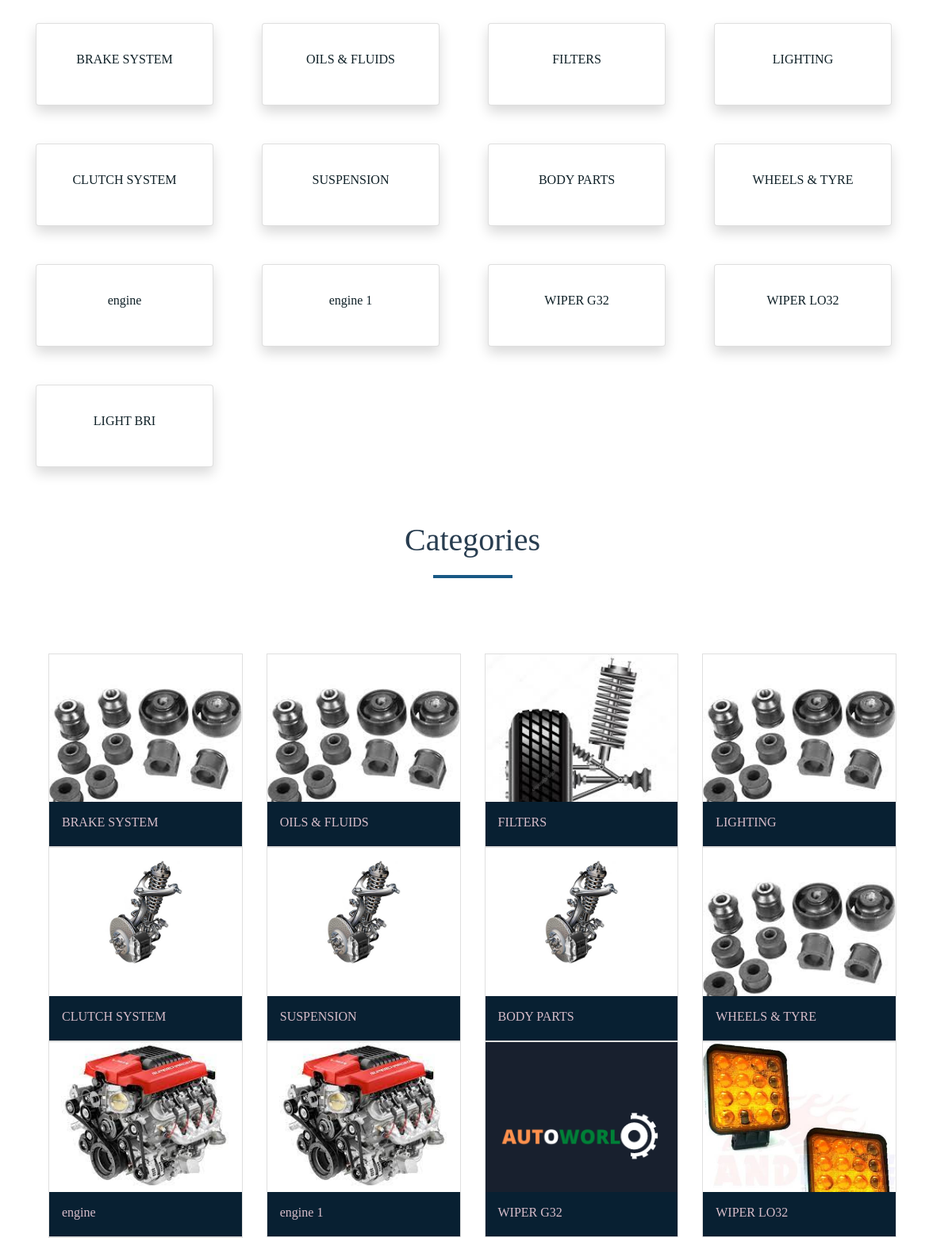
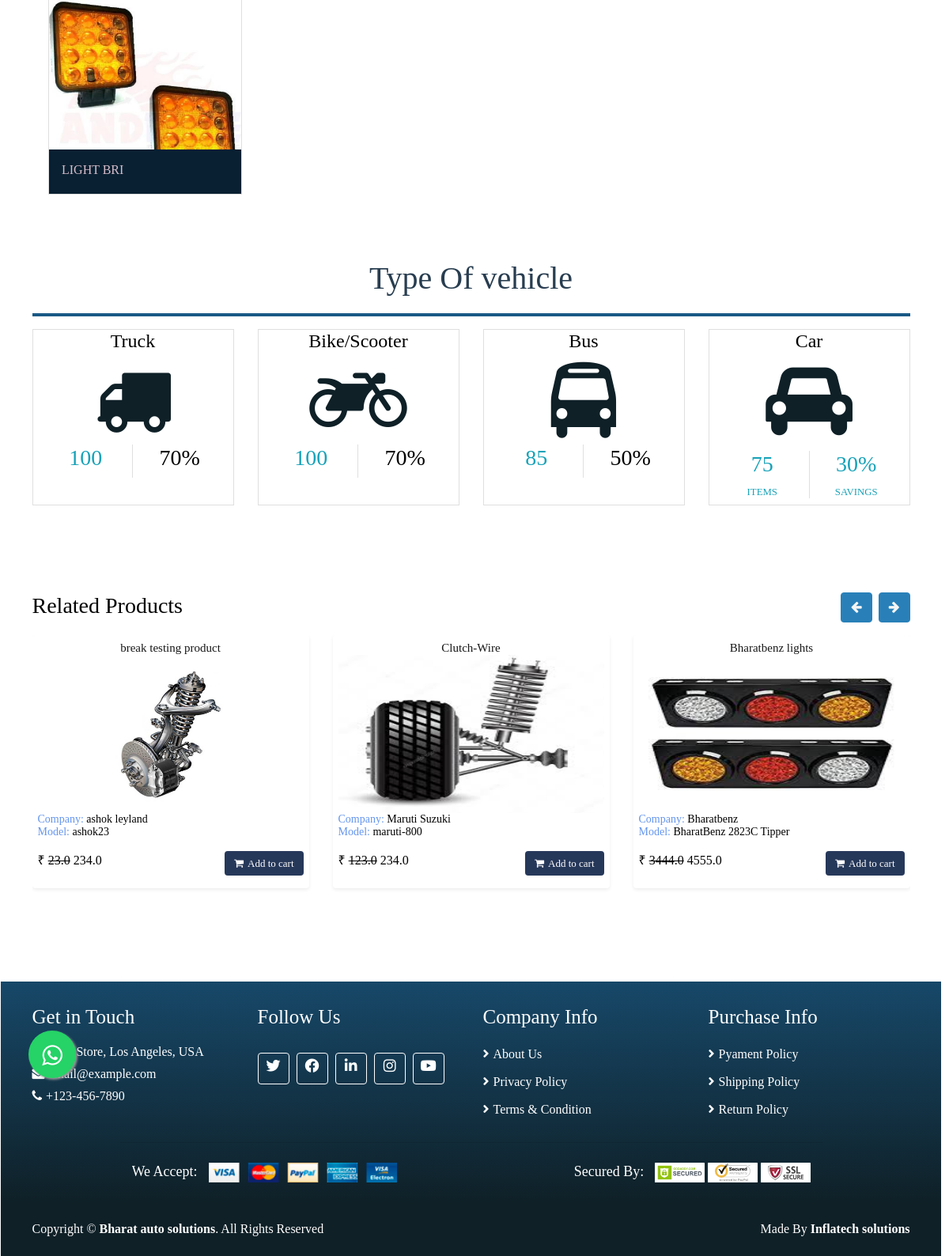
/ (lower part), run on an earlier commit of the app's database (2 pictures, top to bottom).
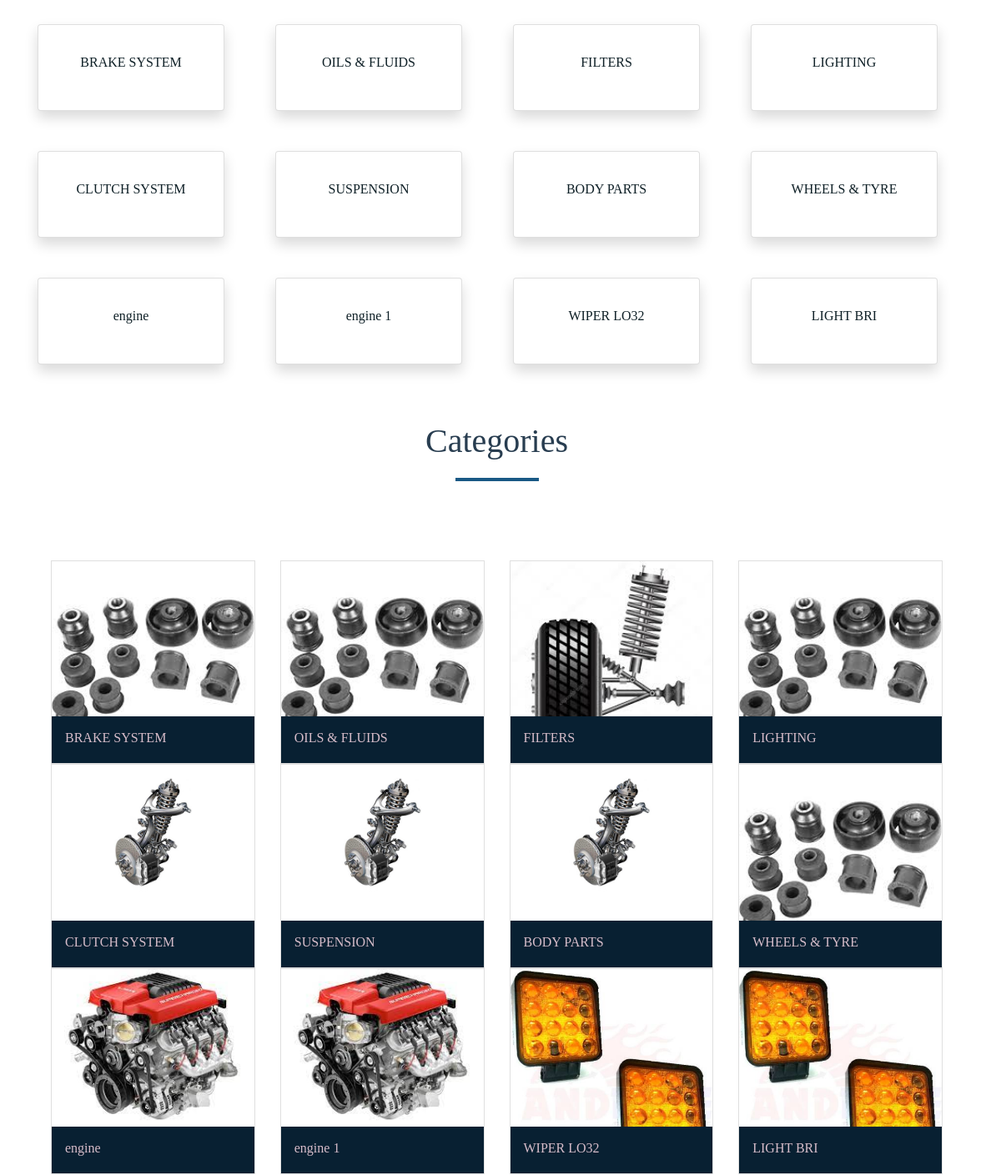
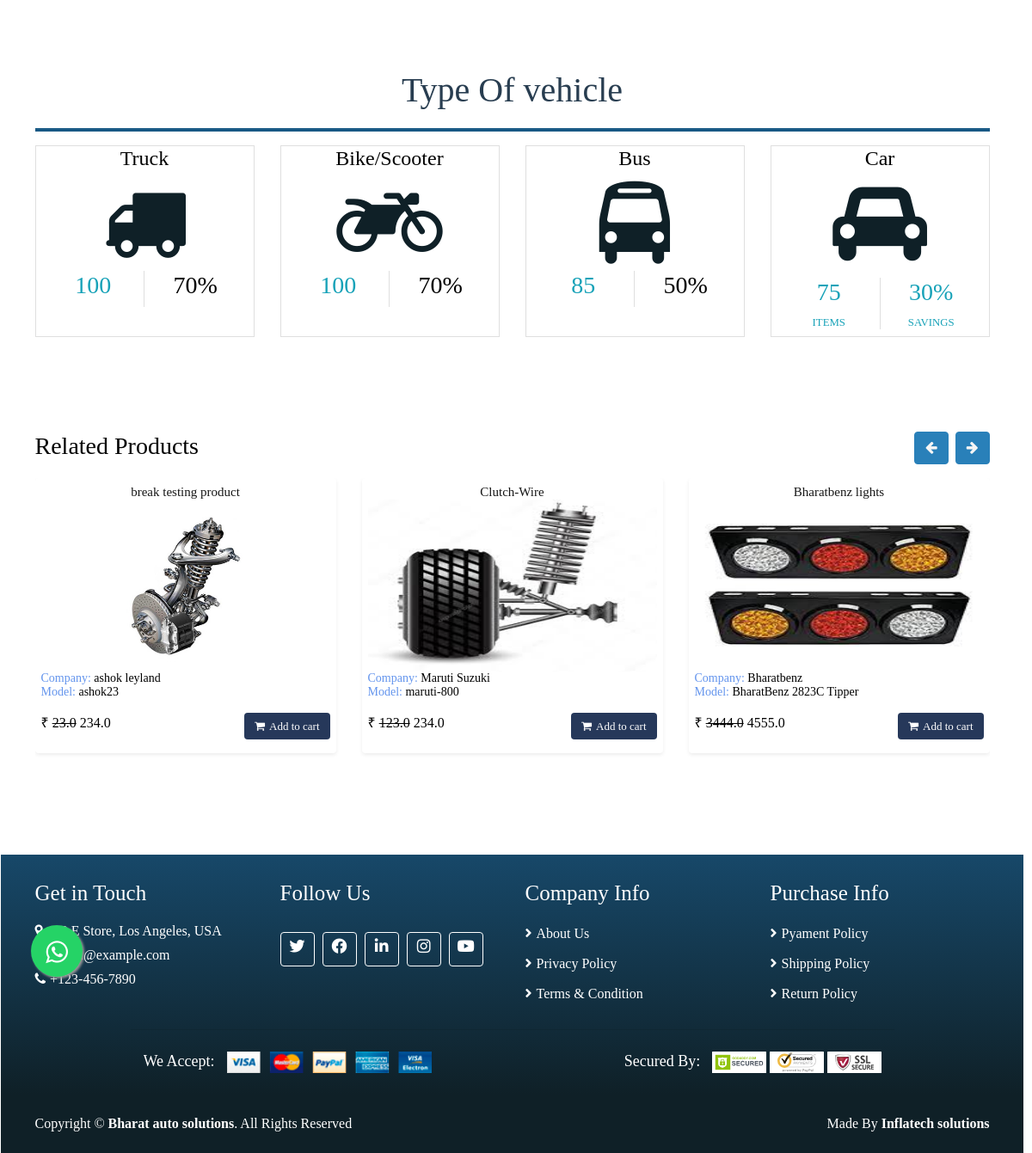
And on a later commit of the database (2 pictures, top to bottom).
### base/models.py (models this page shows, shortened)
class Category(MPTTModel):
    name=models.CharField(max_length=245, unique=True)
    slug=models.SlugField(max_length=255, unique=True)
    image=models.ImageField(
        verbose_name='category image',
        help_text="upload a category image",
        upload_to="images/",
        null=True,
        blank=True,
    )
    parent=TreeForeignKey('self', on_delete=models.CASCADE, null=True, blank=True, related_name="children")
    is_active=models.BooleanField(default=True)
    class MPTTMeta:
        order_insertion_by=['name']

class Product(models.Model):
    vehicaltype=models.ForeignKey(TypeOfVehicle, blank=False, on_delete=models.RESTRICT)
    manufacturer=models.ForeignKey(Manufacturer, blank=False, on_delete=models.RESTRICT)
    vmodel=models.ForeignKey(CarModel, blank=False, on_delete=models.RESTRICT)
    myear=models.ForeignKey(Year, on_delete=models.RESTRICT)
    brand=models.CharField(max_length=200, blank=True, null=True )
    category=models.ForeignKey(Category, on_delete=models.RESTRICT)
    title=models.CharField(max_length=255, help_text=('required'))
    desc=models.TextField(blank=True, null=True, verbose_name=('desciptions'))
    regular_price=models.DecimalField(max_digits=6, decimal_places=1)
    descount_price=models.DecimalField(max_digits=6, decimal_places=1, blank=True )
    is_active=models.BooleanField(default=True)
    slug=models.SlugField(blank=True, null=True)
    def __str__(self):
        return str(self.title)

class ProductImage(models.Model):
    product=models.ForeignKey(Product, on_delete=models.CASCADE, related_name="product_image")
    image=models.ImageField(
        verbose_name='image',
        help_text="upload a product image",
        upload_to="images/",
        null=True,
        blank=True,
    )
    is_feature=models.BooleanField(default=False)
    created_at=models.DateTimeField(auto_now=True)

class Manufacturer(models.Model):
    name_of_Manufacturer=models.CharField(max_length=200, unique=True, blank=False)
    vehicaltype=models.ForeignKey(TypeOfVehicle, on_delete=models.RESTRICT)
    slug=models.SlugField(blank=True, null=True)
    def __str__(self):
        return str(self.name_of_Manufacturer)

class CarModel(models.Model):
    manufacturer = models.ForeignKey(Manufacturer, on_delete=models.RESTRICT)
    model_name=models.CharField(max_length=200, blank=False, unique=True)
    slug=models.SlugField(blank=True, null=True)
    def __str__(self):
        return str(self.model_name)

### base/views.py (the view)
# urls.py: path('',views.home, name="home"),
def home(request):
    if request.user.is_authenticated:
        us= request.user
        cust, created = Customer.objects.get_or_create(user=us)
        customer = request.user.customer
        cartItems= nav(HttpRequest, customer)
    else:
        cartItems=0
    products = Product.objects.all()
    cateories = Category.objects.all()
    pro=Product.objects.prefetch_related("product_image").all()
    myFilter=ProductFilter(request.GET, queryset=pro)
    pro=myFilter.qs
    loop=range(1,8)
    return render(request, 'index.html', {'loop':loop,'products':products,'cartItems':cartItems, 'cateories':cateories, 'myFilter':myFilter })

### templates/index.html (shortened to what the changed rows need)
{% extends 'base.html' %}
{% load static %}
{% block content %}
<br>
<br>
<br>
  <div class="container">
    <div class="product">
    <div class="row">
        {% for cateorie in cateories %}
        <div class="col-sm-3">
          <a href="{% url 'category' slug=cateorie.slug %}">
        <div class="card  shadow p-3 mb-5 bg-white rounded" style="width: 14rem; height: fit-content;">
          <div class="card-body">
            <p class="card-title text-center">{{cateorie.name}}</p>
          </div>
        </div>
        </a>
        </div>
           {% endfor %}
    </div>
    </div>
  </div>
  <div class="container-fluid">
    <div class="product">
      <div class="section-header">
          <h1>Categories</h1>
      </div>
    <ul class="cards">
      <div class="row">
        {% for cateorie in cateories %}
          <div class="col-md-3">
          <li style="display: inline;">
            <a href="{% url 'category' slug=cateorie.slug %}" class="card">
              <img src="{{cateorie.image.url}}" class="card__image" alt="" />
              <div class="card__overlay">
                <div class="card__header">
                  <div class="card__header-text">
                    <h3 class="card__title"> {{cateorie.name}}</h3>
                  </div>
                </div>
              </div>
            </a>
          </li>
      </div>
      {% endfor %}
      </div>
        </ul>
  </div>
<br>
<div class="container">
  <div class="section-header">
    <h1>Type Of vehicle</h1>
  </div>
  <div class="row my-2">
    <div class="col-md-3">
      <div class="card text-center h-100">
        <div class="card-block">
          <form method="GET" action="{% url 'products' %}"id="form-id">
            <a href="#" onclick="document.getElementById('form-id').submit();"><h2><i class="fa fa-truck fa-3x"></i></h2>  </a>
         </form>
        </div>
      </div>
    </div>
    <div class="col-md-3">
      <div class="card text-center h-100">
        <div class="card-block">
          <form method="GET" action="{% url 'products' %}" id="form-id1">
            <a href="#" onclick="document.getElementById('form-id1').submit();"><h2><i class="fa fa-motorcycle fa-3x"></i></h2> </a>
            </form>
        </div>
      </div>
    </div>
    <div class="col-md-3">
      <div class="card text-center h-100">
        <div class="card-block">
          <form method="GET" action="{% url 'products' %}" id="form-id2">
                    <a href="#" onclick="document.getElementById('form-id2').submit();">
                  <h2><i class="fa fa-bus fa-3x"></i></h2>
                    </a>
                    </form>
        </div>
      </div>
    </div>
    <div class="col-md-3">
      <div class="card text-center h-100 card-info">
        <div class="card-block">
          <form method="GET" action="{% url 'products' %}" id="form-id3">
          <a href="#" onclick="document.getElementById('form-id3').submit();">
            <h2><i class="fa fa-car fa-3x"></i></h2>
          </a>
          </form>
        </div>
      </div>
    </div>
  </div>
</div>
  <br>
  <br>
  <br>
    <div class="">
              {% include 'product_display.html' %}
      </div>
<br>
<br>
<br>
<link rel="stylesheet" href="https://maxcdn.bootstrapcdn.com/font-awesome/4.5.0/css/font-awesome.min.css">
{% endblock content %}

### templates/product_display.html (shortened to what the changed rows need)
{% load static %}
                       {% block content %}
                    <section class="pt-5 pb-5">
                        <div class="container">
                            <div class="row">
                                <div class="col-12">
                                    <div id="carouselExampleIndicators2" class="carousel slide" data-ride="carousel">
                                        <div class="carousel-inner">
                                            <div class="carousel-item active">
                                                <div class="row">
                                                            {% for p in products %}
                                                            <div class="col-md-4 mb-3">
                                                                <div class=" shadow-sm bg-white rounded product-item">
                                                                    <div class="product-title">
                                                                        <a href="#">{{p}}</a>
                                                                    </div>
                                                                    {% for image in p.product_image.all %}
                                                                    {% if image.is_feature %}
                                                                    <div class="product-image">
                                                                        <a href="{% url 'product' pk=p.id %}">
                                                                            <img src="{{ image.image.url }}" alt="Product Image" height="200px" width="50px">
                                                                        </a>
                                                                    </div>
                                                                    {% endif %}
                                                                    {% endfor %}
                                                                    <div>
                                                                        <p style="font-size: 14px; "><span style="color: cornflowerblue;">Company: </span>{{p.manufacturer}}
                                                                            <br>
                                                                            <span style="color: cornflowerblue;">Model: </span>{{p.vmodel}}
                                                                        </p>
                                                                    </div>
                                                                    <div class="product-price">
                                                                        <span>&#8377</span>{% if p.descount_price %}
                                                                        <del> {{p.descount_price}}</del>
                                                                        {% endif %}
                                                                        {{p.regular_price}}
                                                                        {% if not request.user.is_authenticated %}
                                                                        <a href="{% url 'loginr' %}"><button  class="btn "><i class="fa fa-shopping-cart"></i>Add to cart</button></a>
                                                                        {% endif %}
                                                                    </div>
                                                                    <br>
                                                                </div>
                                                            </div>
                                                            {% endfor %}
                                                    </div>
                                                </div>
                                        </div>
                                    </div>
                                </div>
                            </div>
                        </div>
                    </section>
                    {% endblock %}

What changed in the data, as far as the page shows it:
removed Category: name "WIPER G32", image (picture)
